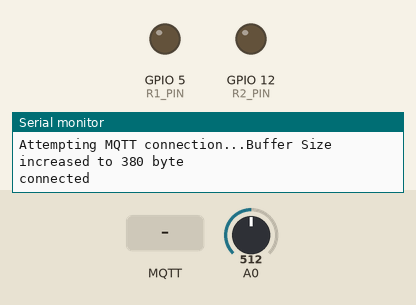
Simulated run of this sketch. Board: ESP8266 (NodeMCU). On the bench: output pins drawn as LEDs (lit = HIGH), the last lines printed to the serial monitor. Inputs (shaded band) come from the test bench; at power-on: A0 = 512. WiFi joins after 1.5 s; servers stay silent unless stated; no MQTT or app messages arrive unless stated; pins used as bus, display or sensor lines are not drawn.

Above: at 2.7 s.
2.8 s: MQTT message "1" arrives on the first subscribed topic
At 3.9 s:
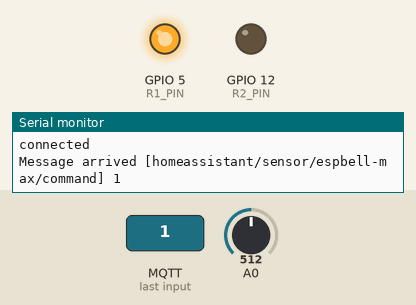
5.8 s: MQTT message "on" arrives on the first subscribed topic
7.3 s: MQTT message "off" arrives on the first subscribed topic
Timing chart, 0 to 10.3 s (numbered marks = the images above; inputs shaded):
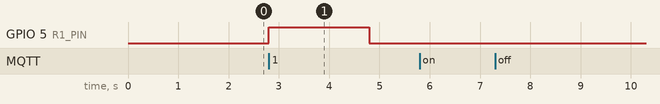

The sketch:

ESPBell-MAX_MQTT_Auto_Discovery.ino
```cpp
#include "ESP8266WiFi.h"
#include <PubSubClient.h>
#include "config.h"

#define LATCH_PIN 4
#define R1_PIN 5
#define R2_PIN 12
bool retain = true;

unsigned long startMillis = 0;

unsigned long R1_startMillis;
unsigned long R1_currentMillis;
unsigned long R2_startMillis;
unsigned long R2_currentMillis;
int R1_oneshot = 0;
int R2_oneshot = 0;

WiFiClient espClient;
PubSubClient client(espClient);


int wifi_fast() {
  WiFi.persistent(true);
  WiFi.mode(WIFI_STA);
  WiFi.config(DATA_IPADDR, DATA_GATEWY, DATA_IPMASK);
  uint8_t my_bssid[] = DATA_WIFI_BSSID;
  char my_ssid[] = WIFI_SSID;
  char my_auth[] = WIFI_AUTH;
  WiFi.begin(&my_ssid[0], &my_auth[0], DATA_WIFI_CH, &my_bssid[0], true);
  uint32_t timeout = millis() + 5000;
  while ((WiFi.status() != WL_CONNECTED) && (millis()<timeout)) { delay(5); }
  return (WiFi.status() == WL_CONNECTED);
}


void callback(char* topic, byte* payload, unsigned int length) {
  Serial.print("Message arrived [");
  Serial.print(topic);
  Serial.print("] ");
  for (int i = 0; i < length; i++) {
    Serial.print((char)payload[i]);
  }
  Serial.println();

  // Switch on the R1 if an 1 was received as first character
  if ((char)payload[0] == '1') {
      digitalWrite(R1_PIN, HIGH); // Turn on the R1
      R1_startMillis = millis();
      R1_oneshot ++;

  } else {
    digitalWrite(R1_PIN, LOW);  // // Turn off the R1
  }


  // Switch on the R2 if an 1 was received as second character
  if ((char)payload[1] == '1') {
      digitalWrite(R2_PIN, HIGH);   // Turn on the R2
      R2_startMillis = millis();
      R2_oneshot ++;


  } else {
    digitalWrite(R2_PIN, LOW);  // Turn off the R2
  }

}


// Function to read the average of 20 ADC values
int getAverageADCReading() {
  int total = 0;
  for (int i = 0; i < 20; i++) {
    total += analogRead(A0);
  }
  int average = total / 20;
  return average;
}


void reconnect() {
  // Loop until we're reconnected
  while (!client.connected()) {
    Serial.print("Attempting MQTT connection...");
    if(client.setBufferSize(380)){
    Serial.println("Buffer Size increased to 380 byte");
    }else{
     Serial.println("Failed to allocate larger buffer");
     }
    // Create a random client ID
    String clientId = "ESPBell-Max-";
    // Attempt to connect
    if (client.connect(clientId.c_str(),mqtt_username, mqtt_password)) {
        Serial.println("connected");
        // Once connected, publish an announcement...

        // Send auto-discovery message for doorbell, //device_class - I tried using switch but with it auto-discovery not working
        client.publish(
          "homeassistant/binary_sensor/espbell-max/state/config",
          "{\"name\":\"Bell\",\"unit_of_measurement\":\"\",\"device_class\":\"door\",\"icon\":\"mdi:bell\",\"state_topic\":\"homeassistant/binary_sensor/espbell-max/state\",\"unique_id\":\"espbell-max_bell\",\"payload_on\":\"on\",\"payload_off\":\"off\",\"device\":{\"identifiers\":[\"espbell-max\"],\"name\":\"ESPBell-MAX\",\"mdl\":\"ESPBell-MAX\",\"mf\":\"PricelessToolkit\"}}",
          retain
        );

        // Send auto-discovery message for RSSI
        client.publish(
          "homeassistant/sensor/espbell-max/rssi/config",
          "{\"name\":\"RSSI\",\"unit_of_measurement\":\"dBm\",\"device_class\":\"signal_strength\",\"icon\":\"mdi:signal\",\"entity_category\":\"diagnostic\",\"state_topic\":\"homeassistant/sensor/espbell-max/rssi\",\"unique_id\":\"espbell-max_signal\",\"device\":{\"identifiers\":[\"espbell-max\"],\"name\":\"ESPBell-MAX\"}}",
          retain
        );

        // Send auto-discovery message for Battery %
        client.publish(
          "homeassistant/sensor/espbell-max/batt/config",
          "{\"name\":\"Battery\",\"unit_of_measurement\":\"%\",\"device_class\":\"battery\",\"icon\":\"mdi:battery\",\"entity_category\":\"diagnostic\",\"state_topic\":\"homeassistant/sensor/espbell-max/batt\",\"unique_id\":\"espbell-max_batt\",\"device\":{\"identifiers\":[\"espbell-max\"],\"name\":\"ESPBell-MAX\"}}",
          retain
        );

        // Send DoorBell Status "on"
        client.publish("homeassistant/binary_sensor/espbell-max/state", "on");


        // Reading and publishing RSSI Value
        String rs = String(WiFi.RSSI());
        client.publish("homeassistant/sensor/espbell-max/rssi", rs.c_str(), retain);


        int average = getAverageADCReading();
        //int batteryPercentage = map(average, 300, 410, 0, 100); // Orders before 15.07.2024 "Voltage divider R8-100K"
        int batteryPercentage = map(average, 670, 880, 0, 100);  // Orders after 15.07.2024 Hardware modification "Voltage divider R8-42.2K"
        int batteryP = constrain(batteryPercentage, 0, 100);
        client.publish("homeassistant/sensor/espbell-max/batt", String(batteryP).c_str(), retain);


        // Subscribing to Open command "R1/R2"
        client.subscribe("homeassistant/sensor/espbell-max/command");
     } else {
       Serial.print("failed, rc=");
       Serial.print(client.state());
       Serial.println(" try again in 0.05 seconds");
       // Wait 0.05 seconds before retrying
       delay(50);
    }
  }
}


void setup() {
  WiFi.setAutoConnect(false); // prevent early autoconnect
  pinMode(LATCH_PIN, OUTPUT);
  digitalWrite(LATCH_PIN, HIGH);
  pinMode(R1_PIN, OUTPUT);
  pinMode(R2_PIN, OUTPUT);

  //pinMode(LED_BUILTIN, OUTPUT);
  Serial.begin(115200);
  uint32_t ts_start = millis();
  int wifi_fast_ok = wifi_fast();
  //delay(500);
  //Serial.print("Timing wifi_fast(): ");
  //Serial.print(millis()-ts_start); Serial.println("ms");
  //Serial.print("Result="); Serial.println(wifi_fast_ok);

  client.setServer(mqtt_server, mqtt_port);
  client.setCallback(callback);
  startMillis = millis();

}


void loop() {

  if (!client.connected()) {
    reconnect();
  }
  client.loop();


  if(R1_oneshot >= 1){
    R1_currentMillis = millis();
    if (R1_currentMillis - R1_startMillis >= openTime){
      digitalWrite(R1_PIN, LOW); // Turn off the R1
      R1_oneshot = 0;
      if (autoOff == 1){
        client.publish("homeassistant/binary_sensor/espbell-max/state", "off", retain);
        delay(10);
        client.endPublish();
        digitalWrite(LATCH_PIN, LOW);
      }
    }
  }

  if(R2_oneshot >= 1){
    R2_currentMillis = millis();
    if (R2_currentMillis - R2_startMillis >= openTime){
      digitalWrite(R2_PIN, LOW); // Turn off the R2
      R2_oneshot = 0;
      if (autoOff == 1){
        client.publish("homeassistant/binary_sensor/espbell-max/state", "off", retain);
        delay(10);
        client.endPublish();
        digitalWrite(LATCH_PIN, LOW);
      }
    }
  }


  unsigned long currentMillis = millis();
  if (currentMillis + startMillis >= upTime) {
    // Reset doorbell status and command before poweroff
    client.publish("homeassistant/binary_sensor/espbell-max/state", "off", retain);
    delay(15);
    client.publish("homeassistant/sensor/espbell-max/command", "00", retain);
    delay(15);
    client.endPublish();
	delay(15);
    digitalWrite(LATCH_PIN, LOW);
    }
}
```

config.h
```cpp
// data from your Wifi connect: SSID, Password, Channel, BSSID"MAC"
#define WIFI_SSID "Your_WIFI_SSID"
#define WIFI_AUTH "Your_WIFI_Password"
#define DATA_WIFI_CH 6
#define DATA_WIFI_BSSID {0xAA, 0xAA, 0xAA, 0xAA, 0xAA, 0xAA} // Change only AA part.


// IP address, network mask, Gateway, DNS
#define DATA_IPADDR IPAddress(192,168,99,2) // Use IP address outside of DHCP Range
#define DATA_IPMASK IPAddress(255,255,255,0)
#define DATA_GATEWY IPAddress(192,168,99,1)
#define DATA_DNS1   IPAddress(192,168,99,1)

// MQTT Credentials
const char* mqtt_username = "Your_MQTT_Username";
const char* mqtt_password = "Your_MQTT_Password";
const char* mqtt_server = "MQTT/HomeAssistant_IP";
const int mqtt_port = 1883;


// 1000 = 1s"
const long upTime = 15000;  // How long to wait after wakeup before powering off "Latch PIN to LOW"
const long openTime = 2000;  // How long relays is on.
const int autoOff = 1; // 0 = DISABLE / 1 = ENABLE : Powerig off automaticaly after "openTime" : if is set to 0 ESPBell will power down after upTime.


// MQTT Command Topic is "homeassistant/sensor/espbell-max/command"
// Payload is "00" firs digit is controlling R1 second digit R2
// 0 = OFF / 1 = ON
// "01" R1=OFF R2=ON
// "11" R1=ON R2=ON
// "10" R1=ON R2=OFF
// "00" R1=OFF R2=OFF

// ADC Battery Voltage reading problem?
// Battery voltage calibration on 139 and 140 lines.
```

Measured:
- after the input at 2.8 s, GPIO 5 (R1_PIN): LOW → HIGH at once, → LOW 2.0 s later
